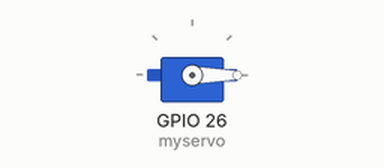
This sketch was run on a simulated ESP32. On the bench: servo.

Above: at 0.05 s.
At 10.0 s:
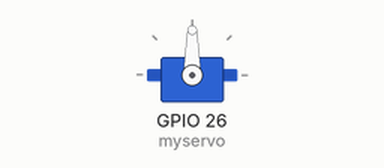
Timing chart, 0 to 13.0 s (numbered marks = the images above):
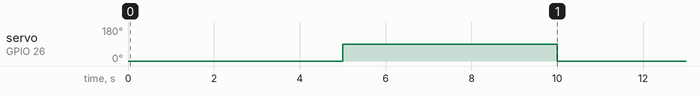

Measured:
- by itself, servo on GPIO 26 (myservo): alternates 90° for 5.0 s and 0° for 5.0 s

The sketch:

servo.ino
```cpp
//using esp32, ESP32Servo.h, not using Servo.h
//connect S to GPIO 26

#include <ESP32Servo.h>

Servo myservo;

void setup() {
  Serial.begin(9600);
  myservo.attach(26);
}
void loop() {
  myservo.write(0);
  delay(5000);
  myservo.write(90);
  delay(5000);
}
```
